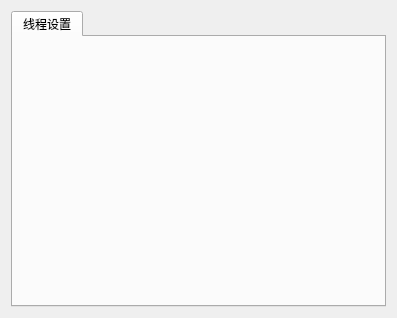
<?xml version="1.0" encoding="UTF-8"?>
<ui version="4.0">
 <class>SystemSet</class>
 <widget class="QDialog" name="SystemSet">
  <property name="geometry">
   <rect>
    <x>0</x>
    <y>0</y>
    <width>397</width>
    <height>318</height>
   </rect>
  </property>
  <property name="windowTitle">
   <string>系统设置</string>
  </property>
  <layout class="QHBoxLayout" name="horizontalLayout">
   <item>
    <widget class="QTabWidget" name="tabWidget">
     <property name="currentIndex">
      <number>0</number>
     </property>
     <widget class="QWidget" name="tab">
      <attribute name="title">
       <string>线程设置</string>
      </attribute>
     </widget>
    </widget>
   </item>
  </layout>
 </widget>
 <resources/>
 <connections/>
</ui>
